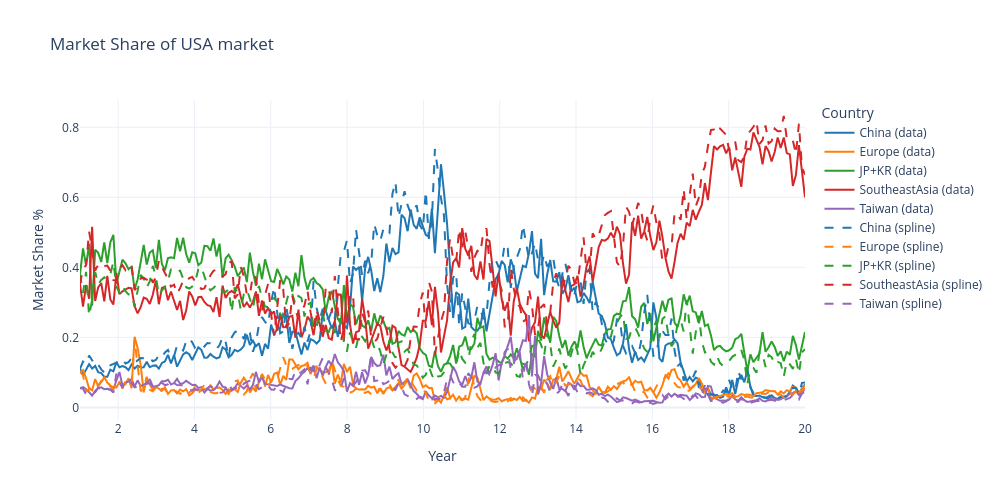

The cell this chart's notebook holds for it:
### Code cell
results = [X, Y, Z, W, H]

# Define a consistent color for each country
color_map = {
    "China": "#1f77b4",        # Blue
    "Europe": "#ff7f0e",       # Orange
    "JP+KR": "#2ca02c",        # Green
    "SoutheastAsia": "#d62728",# Red
    "Taiwan": "#9467bd"        # Purple
}

fig = go.Figure()

for country in countries:
    fig.add_trace(go.Scatter(
        x=t_eval,
        y=market_shares[country],
        mode='lines',
        name=f'{country} (data)',
        line=dict(color=color_map[country], width=2)
    ))
for i, country in enumerate(countries):
    fig.add_trace(go.Scatter(
        x=t_eval,
        y=results[i],
        mode='lines',
        name=f'{country} (spline)',
        line=dict(color=color_map[country], dash='dash')
    ))

# Layout
fig.update_layout(
    title='Market Share of USA market',
    xaxis_title='Year',
    yaxis_title='Market Share %',
    width=1000,
    height=500,
    legend_title='Country',
    hovermode='x unified',
    template='plotly_white'
)

fig.show()

### Figure 1 — Plotly figure (JSON) as saved in the notebook; plotly's stock layout.template omitted (floating-point values rounded to 4 significant figures; data arrays with more than 128 entries replaced by an {"elided": "..."} marker saying what was removed)
{"data": [{"line": {"color": "#1f77b4", "width": 2}, "mode": "lines", "name": "China (data)", "type": "scatter", "x": {"elided": "240 float values"}, "y": {"elided": "240 float values"}}, {"line": {"color": "#ff7f0e", "width": 2}, "mode": "lines", "name": "Europe (data)", "type": "scatter", "x": {"elided": "240 float values"}, "y": {"elided": "240 float values"}}, {"line": {"color": "#2ca02c", "width": 2}, "mode": "lines", "name": "JP+KR (data)", "type": "scatter", "x": {"elided": "240 float values"}, "y": {"elided": "240 float values"}}, {"line": {"color": "#d62728", "width": 2}, "mode": "lines", "name": "SoutheastAsia (data)", "type": "scatter", "x": {"elided": "240 float values"}, "y": {"elided": "240 float values"}}, {"line": {"color": "#9467bd", "width": 2}, "mode": "lines", "name": "Taiwan (data)", "type": "scatter", "x": {"elided": "240 float values"}, "y": {"elided": "240 float values"}}, {"line": {"color": "#1f77b4", "dash": "dash"}, "mode": "lines", "name": "China (spline)", "type": "scatter", "x": {"elided": "240 float values"}, "y": {"elided": "240 float values"}}, {"line": {"color": "#ff7f0e", "dash": "dash"}, "mode": "lines", "name": "Europe (spline)", "type": "scatter", "x": {"elided": "240 float values"}, "y": {"elided": "240 float values"}}, {"line": {"color": "#2ca02c", "dash": "dash"}, "mode": "lines", "name": "JP+KR (spline)", "type": "scatter", "x": {"elided": "240 float values"}, "y": {"elided": "240 float values"}}, {"line": {"color": "#d62728", "dash": "dash"}, "mode": "lines", "name": "SoutheastAsia (spline)", "type": "scatter", "x": {"elided": "240 float values"}, "y": {"elided": "240 float values"}}, {"line": {"color": "#9467bd", "dash": "dash"}, "mode": "lines", "name": "Taiwan (spline)", "type": "scatter", "x": {"elided": "240 float values"}, "y": {"elided": "240 float values"}}], "layout": {"height": 500, "hovermode": "x unified", "legend": {"title": {"text": "Country"}}, "title": {"text": "Market Share of USA market"}, "width": 1000, "xaxis": {"autorange": true, "range": [1, 20], "title": {"text": "Year"}, "type": "linear"}, "yaxis": {"autorange": true, "range": [-0.03593, 0.878], "title": {"text": "Market Share %"}, "type": "linear"}}}
